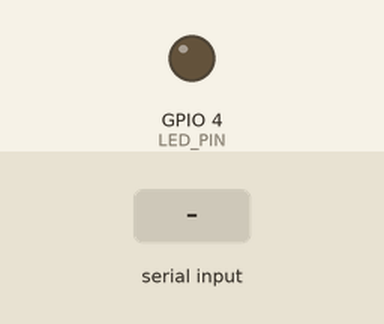
This sketch was run on a simulated ESP32. On the bench: output pins drawn as LEDs (lit = HIGH). Inputs (shaded band) come from the test bench. WiFi joins after 1.5 s; servers stay silent unless stated; the camera gives no picture; pins used as bus, display or sensor lines are not drawn; what the sketch prints to the serial monitor is not drawn.

Above: at 5.6 s.
5.7 s: "1\n" received over the second serial link
At 7.9 s:
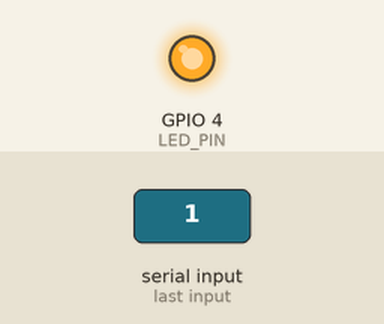
Timing chart, 0 to 14.6 s (numbered marks = the images above; inputs shaded):
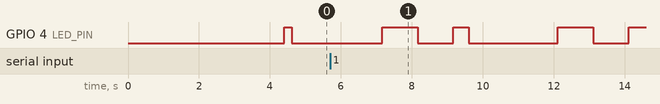

The sketch:

esp32cam_lan.ino
```cpp
#include <SPI.h>
#include <Ethernet.h>
#include "esp_camera.h"

// =============================================
// W5500 SPI 핀 설정 (HSPI 사용, 실제 사례 기반)
// =============================================
#define ETH_MISO 12
#define ETH_MOSI 13
#define ETH_SCK  14
#define ETH_CS    2

// =============================================
// 플래시 LED (GPIO 4)
// =============================================
#define LED_PIN   4

// =============================================
// 아두이노 시리얼 통신 (UART2, RX only)
// =============================================
#define ARD_RX 33
HardwareSerial ArduinoSerial(2);

// =============================================
// 이더넷 설정
// =============================================
byte mac[]        = { 0xDE, 0xAD, 0xBE, 0xEF, 0xFE, 0xED };
IPAddress serverIP(172, 30, 8, 140);
IPAddress ip      (172, 30, 8, 150);
EthernetClient client;

// =============================================
// 상태 플래그
// =============================================
bool eth_initialized = false;
bool cam_initialized = false;

// =============================================
// 센서 데이터 버퍼
// =============================================
char rxBuf[512];
int  rxIndex    = 0;
bool rxOverflow = false;
char last_sensor_data[512] = "0,0,0,0,0,0,0,0,0,0,0,0,0,0,0,0,0,0";
unsigned long lastSend = 0;

// =============================================
// ESP32-CAM AI-Thinker 카메라 핀 정의
// =============================================
#define PWDN_GPIO_NUM     32
#define RESET_GPIO_NUM    -1
#define XCLK_GPIO_NUM      0
#define SIOD_GPIO_NUM     26
#define SIOC_GPIO_NUM     27
#define Y9_GPIO_NUM       35
#define Y8_GPIO_NUM       34
#define Y7_GPIO_NUM       39
#define Y6_GPIO_NUM       36
#define Y5_GPIO_NUM       21
#define Y4_GPIO_NUM       19
#define Y3_GPIO_NUM       18
#define Y2_GPIO_NUM        5
#define VSYNC_GPIO_NUM    25
#define HREF_GPIO_NUM     23
#define PCLK_GPIO_NUM     22

// =============================================
// LED 깜빡임 함수
// =============================================
void blinkLED(int interval) {
    static unsigned long lastBlink = 0;
    static bool ledState = false;
    if (millis() - lastBlink >= interval) {
        ledState = !ledState;
        digitalWrite(LED_PIN, ledState ? HIGH : LOW);
        lastBlink = millis();
    }
}

// =============================================
// 카메라 초기화
// =============================================
bool initCamera() {
    camera_config_t config;
    config.ledc_channel = LEDC_CHANNEL_0;
    config.ledc_timer   = LEDC_TIMER_0;
    config.pin_d0       = Y2_GPIO_NUM;
    config.pin_d1       = Y3_GPIO_NUM;
    config.pin_d2       = Y4_GPIO_NUM;
    config.pin_d3       = Y5_GPIO_NUM;
    config.pin_d4       = Y6_GPIO_NUM;
    config.pin_d5       = Y7_GPIO_NUM;
    config.pin_d6       = Y8_GPIO_NUM;
    config.pin_d7       = Y9_GPIO_NUM;
    config.pin_xclk     = XCLK_GPIO_NUM;
    config.pin_pclk     = PCLK_GPIO_NUM;
    config.pin_vsync    = VSYNC_GPIO_NUM;
    config.pin_href     = HREF_GPIO_NUM;
    config.pin_sscb_sda = SIOD_GPIO_NUM;
    config.pin_sscb_scl = SIOC_GPIO_NUM;
    config.pin_pwdn     = PWDN_GPIO_NUM;
    config.pin_reset    = RESET_GPIO_NUM;
    config.xclk_freq_hz = 20000000;
    config.pixel_format = PIXFORMAT_JPEG;
    config.frame_size   = FRAMESIZE_UXGA;
    config.jpeg_quality = 2;
    config.fb_count     = 1;

    if (esp_camera_init(&config) != ESP_OK) {
        Serial.println("[CAM] 초기화 실패");
        return false;
    }

    Serial.println("[CAM] 워밍업 중...");
    for (int i = 0; i < 15; i++) {
        camera_fb_t* fb = esp_camera_fb_get();
        if (fb) esp_camera_fb_return(fb);
        delay(200);
    }
    Serial.println("[CAM] 초기화 완료");
    return true;
}

// =============================================
// 이더넷 초기화
// =============================================
bool initEthernet() {
    Serial.println("[ETH] W5500 초기화 시도...");

    pinMode(ETH_CS, OUTPUT);
    digitalWrite(ETH_CS, HIGH);
    delay(100);

    SPI.begin(ETH_SCK, ETH_MISO, ETH_MOSI, ETH_CS);
    Ethernet.init(ETH_CS);
    Ethernet.begin(mac, ip);

    Serial.println("[ETH] 링크 대기 중...");
    unsigned long ethTimer = millis();
    while (Ethernet.linkStatus() != LinkON) {
        if (millis() - ethTimer > 10000) {
            Serial.println("[ETH] W5500 인식 실패 - 링크 연결 안됨");
            return false;
        }
        blinkLED(2000);
        delay(100);
        Serial.print(".");
    }

    eth_initialized = true;
    Serial.print("\n[ETH] W5500 인식 성공 | IP: ");
    Serial.println(Ethernet.localIP());
    return true;
}

// =============================================
// 서버 재접속
// =============================================
void reconnectServer() {
    static unsigned long lastRetry = 0;
    static bool firstTry = true;

    if (!firstTry && millis() - lastRetry < 5000) return;
    firstTry  = false;
    lastRetry = millis();

    client.stop();
    Serial.println("[NET] 서버 재접속 시도...");
    if (client.connect(serverIP, 5000)) {
        Serial.println("[NET] 서버 연결 성공");
        digitalWrite(LED_PIN, LOW);
    } else {
        Serial.println("[NET] 서버 연결 실패, 5초 후 재시도");
    }
}

// =============================================
// 아두이노 시리얼 수신
// =============================================
void readArduinoSerial() {
    while (ArduinoSerial.available()) {
        char c = ArduinoSerial.read();

        if (c == '\r') continue;

        if (c == '\n') {
            if (!rxOverflow) {
                rxBuf[rxIndex] = '\0';
                if (rxIndex > 0) {
                    strncpy(last_sensor_data, rxBuf, sizeof(last_sensor_data) - 1);
                    last_sensor_data[sizeof(last_sensor_data) - 1] = '\0';
                    Serial.print("[ARD] 수신: ");
                    Serial.println(last_sensor_data);
                }
            } else {
                Serial.println("[ARD] 오버플로우 라인 폐기");
                rxOverflow = false;
            }
            rxIndex = 0;
        } else {
            if (rxIndex < (int)sizeof(rxBuf) - 1) {
                rxBuf[rxIndex++] = c;
            } else {
                rxOverflow = true;
                rxIndex    = 0;
                Serial.println("[ARD] 버퍼 오버플로우 감지");
            }
        }
    }
}

// =============================================
// 데이터 전송 (청크 방식으로 수정)
// =============================================
void sendData() {
    client.println(last_sensor_data);

    camera_fb_t* fb = esp_camera_fb_get();
    if (!fb) {
        Serial.println("[CAM] 캡처 실패 - 센서 데이터만 전송");
        client.println("IMG_SIZE:0");
        return;
    }

    client.print("IMG_SIZE:");
    client.println(fb->len);

    // 1024바이트씩 나눠서 전송
    const size_t chunkSize = 1024;
    size_t totalWritten = 0;
    size_t remaining = fb->len;

    while (remaining > 0) {
        size_t toWrite = min(remaining, chunkSize);
        size_t written = client.write(fb->buf + totalWritten, toWrite);
        if (written == 0) {
            Serial.println("[NET] 전송 중 오류 → 재연결");
            esp_camera_fb_return(fb);
            client.stop();
            return;
        }
        totalWritten += written;
        remaining -= written;
    }
    client.flush();

    esp_camera_fb_return(fb);
    Serial.printf("[NET] 전송 완료 | %u bytes\n", fb->len);
}

// =============================================
// setup
// =============================================
void setup() {
    Serial.begin(115200);

    pinMode(ETH_CS, OUTPUT);
    digitalWrite(ETH_CS, HIGH);
    delay(100);

    pinMode(LED_PIN, OUTPUT);
    digitalWrite(LED_PIN, LOW);

    ArduinoSerial.begin(115200, SERIAL_8N1, ARD_RX, -1);
    Serial.println("[SYS] 아두이노 시리얼 준비 (115200 baud)");

    // 카메라 먼저 초기화
    Serial.println("[CAM] 카메라 초기화 시도...");
    if (initCamera()) {
        cam_initialized = true;
    } else {
        Serial.println("[SYS] 카메라 초기화 실패");
    }

    // 이더넷 나중에 초기화
    if (!initEthernet()) {
        Serial.println("[SYS] W5500 인식 실패");
    }

    Serial.println("[SYS] 초기화 완료");
    Serial.printf("[SYS] W5500: %s | 카메라: %s\n",
        eth_initialized ? "OK" : "FAIL",
        cam_initialized ? "OK" : "FAIL"
    );
}

// =============================================
// loop
// =============================================
void loop() {
    readArduinoSerial();

    if (!eth_initialized) {
        blinkLED(2000);
        return;
    }

    if (!client.connected()) {
        blinkLED(1000);
        reconnectServer();
        return;
    }

    if (!cam_initialized) {
        blinkLED(500);
        return;
    }

    digitalWrite(LED_PIN, LOW);

    if (millis() - lastSend >= 500) {
        lastSend = millis();
        sendData();
    }
}
```
